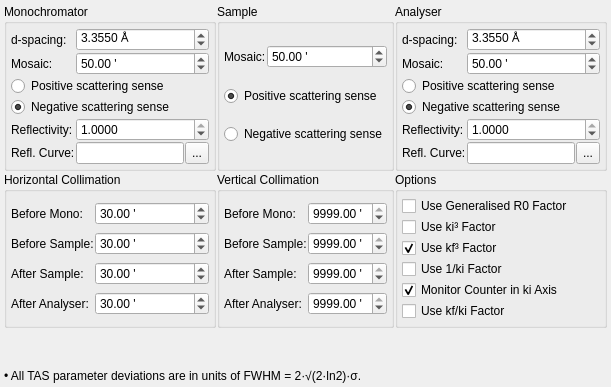
     <widget class="QWidget" name="tabCN">
      <attribute name="title">
       <string>TAS</string>
      </attribute>
      <layout class="QGridLayout" name="gridLayout_2">
       <property name="margin">
        <number>4</number>
       </property>
       <property name="spacing">
        <number>1</number>
       </property>
       <item row="0" column="2">
        <widget class="QGroupBox" name="groupBox_2">
         <property name="sizePolicy">
          <sizepolicy hsizetype="Preferred" vsizetype="Preferred">
           <horstretch>0</horstretch>
           <verstretch>0</verstretch>
          </sizepolicy>
         </property>
         <property name="title">
          <string>Analyser</string>
         </property>
         <layout class="QGridLayout" name="gridLayout_36">
          <property name="margin">
           <number>4</number>
          </property>
          <property name="spacing">
           <number>1</number>
          </property>
          <item row="0" column="0">
           <widget class="QLabel" name="label_32">
            <property name="sizePolicy">
             <sizepolicy hsizetype="Fixed" vsizetype="Preferred">
              <horstretch>0</horstretch>
              <verstretch>0</verstretch>
             </sizepolicy>
            </property>
            <property name="text">
             <string>d-spacing:</string>
            </property>
           </widget>
          </item>
          <item row="1" column="0">
           <widget class="QLabel" name="label_33">
            <property name="sizePolicy">
             <sizepolicy hsizetype="Fixed" vsizetype="Preferred">
              <horstretch>0</horstretch>
              <verstretch>0</verstretch>
             </sizepolicy>
            </property>
            <property name="text">
             <string>Mosaic:</string>
            </property>
           </widget>
          </item>
          <item row="4" column="0">
           <widget class="QLabel" name="label_34">
            <property name="text">
             <string>Reflectivity:</string>
            </property>
           </widget>
          </item>
          <item row="5" column="0">
           <widget class="QLabel" name="label_17">
            <property name="text">
             <string>Refl. Curve:</string>
            </property>
           </widget>
          </item>
          <item row="5" column="1">
           <widget class="QLineEdit" name="editAnaEffic"/>
          </item>
          <item row="5" column="2">
           <widget class="QToolButton" name="btnAnaEffic">
            <property name="sizePolicy">
             <sizepolicy hsizetype="Fixed" vsizetype="Preferred">
              <horstretch>0</horstretch>
              <verstretch>0</verstretch>
             </sizepolicy>
            </property>
            <property name="toolTip">
             <string>Browse for reflectivity files.</string>
            </property>
            <property name="text">
             <string>...</string>
            </property>
           </widget>
          </item>
          <item row="4" column="1" colspan="2">
           <widget class="QDoubleSpinBox" name="spinAnaEffic">
            <property name="decimals">
             <number>4</number>
            </property>
            <property name="maximum">
             <double>1.000000000000000</double>
            </property>
            <property name="singleStep">
             <double>0.010000000000000</double>
            </property>
            <property name="value">
             <double>1.000000000000000</double>
            </property>
           </widget>
          </item>
          <item row="3" column="0" colspan="3">
           <widget class="QRadioButton" name="radioAnaScatterMinus">
            <property name="text">
             <string>Negative scattering sense</string>
            </property>
            <property name="checked">
             <bool>true</bool>
            </property>
           </widget>
          </item>
          <item row="2" column="0" colspan="3">
           <widget class="QRadioButton" name="radioAnaScatterPlus">
            <property name="text">
             <string>Positive scattering sense</string>
            </property>
            <property name="checked">
             <bool>false</bool>
            </property>
           </widget>
          </item>
          <item row="1" column="1" colspan="2">
           <widget class="QDoubleSpinBox" name="spinAnaMosaic">
            <property name="suffix">
             <string> '</string>
            </property>
            <property name="decimals">
             <number>2</number>
            </property>
            <property name="maximum">
             <double>999.000000000000000</double>
            </property>
            <property name="value">
             <double>50.000000000000000</double>
            </property>
           </widget>
          </item>
          <item row="0" column="1" colspan="2">
           <widget class="QDoubleSpinBox" name="spinAnad">
            <property name="suffix">
             <string> Å</string>
            </property>
            <property name="decimals">
             <number>4</number>
            </property>
            <property name="singleStep">
             <double>0.050000000000000</double>
            </property>
            <property name="value">
             <double>3.355000000000000</double>
            </property>
           </widget>
          </item>
         </layout>
        </widget>
       </item>
       <item row="1" column="0">
        <widget class="QGroupBox" name="groupBox_5">
         <property name="sizePolicy">
          <sizepolicy hsizetype="Preferred" vsizetype="Preferred">
           <horstretch>0</horstretch>
           <verstretch>0</verstretch>
          </sizepolicy>
         </property>
         <property name="title">
          <string>Horizontal Collimation</string>
         </property>
         <layout class="QGridLayout" name="gridLayout_39">
          <property name="margin">
           <number>4</number>
          </property>
          <property name="spacing">
           <number>1</number>
          </property>
          <item row="0" column="0">
           <widget class="QLabel" name="label_22">
            <property name="sizePolicy">
             <sizepolicy hsizetype="Fixed" vsizetype="Preferred">
              <horstretch>0</horstretch>
              <verstretch>0</verstretch>
             </sizepolicy>
            </property>
            <property name="text">
             <string>Before Mono:</string>
            </property>
           </widget>
          </item>
          <item row="0" column="1">
           <widget class="QDoubleSpinBox" name="spinHCollMono">
            <property name="suffix">
             <string> '</string>
            </property>
            <property name="maximum">
             <double>9999.000000000000000</double>
            </property>
            <property name="value">
             <double>30.000000000000000</double>
            </property>
           </widget>
          </item>
          <item row="1" column="0">
           <widget class="QLabel" name="label_23">
            <property name="sizePolicy">
             <sizepolicy hsizetype="Fixed" vsizetype="Preferred">
              <horstretch>0</horstretch>
              <verstretch>0</verstretch>
             </sizepolicy>
            </property>
            <property name="text">
             <string>Before Sample:</string>
            </property>
           </widget>
          </item>
          <item row="1" column="1">
           <widget class="QDoubleSpinBox" name="spinHCollBSample">
            <property name="suffix">
             <string> '</string>
            </property>
            <property name="maximum">
             <double>9999.000000000000000</double>
            </property>
            <property name="value">
             <double>30.000000000000000</double>
            </property>
           </widget>
          </item>
          <item row="2" column="0">
           <widget class="QLabel" name="label_24">
            <property name="sizePolicy">
             <sizepolicy hsizetype="Fixed" vsizetype="Preferred">
              <horstretch>0</horstretch>
              <verstretch>0</verstretch>
             </sizepolicy>
            </property>
            <property name="text">
             <string>After Sample:</string>
            </property>
           </widget>
          </item>
          <item row="2" column="1">
           <widget class="QDoubleSpinBox" name="spinHCollASample">
            <property name="suffix">
             <string> '</string>
            </property>
            <property name="maximum">
             <double>9999.000000000000000</double>
            </property>
            <property name="value">
             <double>30.000000000000000</double>
            </property>
           </widget>
          </item>
          <item row="3" column="0">
           <widget class="QLabel" name="label_25">
            <property name="sizePolicy">
             <sizepolicy hsizetype="Fixed" vsizetype="Preferred">
              <horstretch>0</horstretch>
              <verstretch>0</verstretch>
             </sizepolicy>
            </property>
            <property name="text">
             <string>After Analyser:</string>
            </property>
           </widget>
          </item>
          <item row="3" column="1">
           <widget class="QDoubleSpinBox" name="spinHCollAna">
            <property name="suffix">
             <string> '</string>
            </property>
            <property name="maximum">
             <double>9999.000000000000000</double>
            </property>
            <property name="value">
             <double>30.000000000000000</double>
            </property>
           </widget>
          </item>
         </layout>
        </widget>
       </item>
       <item row="0" column="0">
        <widget class="QGroupBox" name="groupBox">
         <property name="sizePolicy">
          <sizepolicy hsizetype="Preferred" vsizetype="Preferred">
           <horstretch>0</horstretch>
           <verstretch>0</verstretch>
          </sizepolicy>
         </property>
         <property name="title">
          <string>Monochromator</string>
         </property>
         <layout class="QGridLayout" name="gridLayout_34">
          <property name="margin">
           <number>4</number>
          </property>
          <property name="spacing">
           <number>1</number>
          </property>
          <item row="0" column="0">
           <widget class="QLabel" name="label_29">
            <property name="sizePolicy">
             <sizepolicy hsizetype="Fixed" vsizetype="Preferred">
              <horstretch>0</horstretch>
              <verstretch>0</verstretch>
             </sizepolicy>
            </property>
            <property name="text">
             <string>d-spacing:</string>
            </property>
           </widget>
          </item>
          <item row="1" column="0">
           <widget class="QLabel" name="label_30">
            <property name="sizePolicy">
             <sizepolicy hsizetype="Fixed" vsizetype="Preferred">
              <horstretch>0</horstretch>
              <verstretch>0</verstretch>
             </sizepolicy>
            </property>
            <property name="text">
             <string>Mosaic:</string>
            </property>
           </widget>
          </item>
          <item row="4" column="0">
           <widget class="QLabel" name="label_31">
            <property name="text">
             <string>Reflectivity:</string>
            </property>
           </widget>
          </item>
          <item row="5" column="0">
           <widget class="QLabel" name="label_16">
            <property name="text">
             <string>Refl. Curve:</string>
            </property>
           </widget>
          </item>
          <item row="5" column="1">
           <widget class="QLineEdit" name="editMonoRefl">
            <property name="sizePolicy">
             <sizepolicy hsizetype="Expanding" vsizetype="Fixed">
              <horstretch>0</horstretch>
              <verstretch>0</verstretch>
             </sizepolicy>
            </property>
           </widget>
          </item>
          <item row="4" column="1" colspan="2">
           <widget class="QDoubleSpinBox" name="spinMonoRefl">
            <property name="decimals">
             <number>4</number>
            </property>
            <property name="maximum">
             <double>1.000000000000000</double>
            </property>
            <property name="singleStep">
             <double>0.010000000000000</double>
            </property>
            <property name="value">
             <double>1.000000000000000</double>
            </property>
           </widget>
          </item>
          <item row="3" column="0" colspan="3">
           <widget class="QRadioButton" name="radioMonoScatterMinus">
            <property name="text">
             <string>Negative scattering sense</string>
            </property>
            <property name="checked">
             <bool>true</bool>
            </property>
           </widget>
          </item>
          <item row="2" column="0" colspan="3">
           <widget class="QRadioButton" name="radioMonoScatterPlus">
            <property name="text">
             <string>Positive scattering sense</string>
            </property>
            <property name="checked">
             <bool>false</bool>
            </property>
           </widget>
          </item>
          <item row="1" column="1" colspan="2">
           <widget class="QDoubleSpinBox" name="spinMonoMosaic">
            <property name="suffix">
             <string> '</string>
            </property>
            <property name="decimals">
             <number>2</number>
            </property>
            <property name="maximum">
             <double>999.000000000000000</double>
            </property>
            <property name="value">
             <double>50.000000000000000</double>
            </property>
           </widget>
          </item>
          <item row="0" column="1" colspan="2">
           <widget class="QDoubleSpinBox" name="spinMonod">
            <property name="suffix">
             <string> Å</string>
            </property>
            <property name="decimals">
             <number>4</number>
            </property>
            <property name="singleStep">
             <double>0.050000000000000</double>
            </property>
            <property name="value">
             <double>3.355000000000000</double>
            </property>
           </widget>
          </item>
          <item row="5" column="2">
           <widget class="QToolButton" name="btnMonoRefl">
            <property name="sizePolicy">
             <sizepolicy hsizetype="Fixed" vsizetype="Preferred">
              <horstretch>0</horstretch>
              <verstretch>0</verstretch>
             </sizepolicy>
            </property>
            <property name="toolTip">
             <string>Browse for reflectivity files.</string>
            </property>
            <property name="text">
             <string>...</string>
            </property>
           </widget>
          </item>
         </layout>
        </widget>
       </item>
       <item row="2" column="0" colspan="3">
        <spacer name="verticalSpacer_3">
         <property name="orientation">
          <enum>Qt::Vertical</enum>
         </property>
         <property name="sizeHint" stdset="0">
          <size>
           <width>20</width>
           <height>40</height>
          </size>
         </property>
        </spacer>
       </item>
       <item row="1" column="2">
        <widget class="QGroupBox" name="groupBox_28">
         <property name="title">
          <string>Options</string>
         </property>
         <layout class="QGridLayout" name="gridLayout_37">
          <property name="margin">
           <number>4</number>
          </property>
          <property name="spacing">
           <number>1</number>
          </property>
          <item row="0" column="0">
           <widget class="QCheckBox" name="checkUseGeneralR0">
            <property name="toolTip">
             <string>Use generalised R0 calculation method. Should normally be left unchecked.</string>
            </property>
            <property name="text">
             <string>Use Generalised R0 Factor</string>
            </property>
            <property name="checked">
             <bool>false</bool>
            </property>
           </widget>
          </item>
          <item row="1" column="0">
           <widget class="QCheckBox" name="checkUseKi3">
            <property name="toolTip">
             <string>Monochromator factor. Not needed if a monitor counter is used in the ki axis.</string>
            </property>
            <property name="text">
             <string>Use ki³ Factor</string>
            </property>
            <property name="checked">
             <bool>false</bool>
            </property>
           </widget>
          </item>
          <item row="2" column="0">
           <widget class="QCheckBox" name="checkUseKf3">
            <property name="toolTip">
             <string>Analyser factor. Not needed for kf=const mode.</string>
            </property>
            <property name="text">
             <string>Use kf³ Factor</string>
            </property>
            <property name="checked">
             <bool>true</bool>
            </property>
           </widget>
          </item>
          <item row="3" column="0">
           <widget class="QCheckBox" name="checkUseKi">
            <property name="toolTip">
             <string>Monitor factor. In kf=const mode, this and the kf/ki factor cancel out, and are not needed.</string>
            </property>
            <property name="text">
             <string>Use 1/ki Factor</string>
            </property>
            <property name="checked">
             <bool>false</bool>
            </property>
           </widget>
          </item>
          <item row="4" column="0">
           <widget class="QCheckBox" name="checkUseMonitor">
            <property name="toolTip">
             <string>Normalise R0 to the incoming resolution volume.</string>
            </property>
            <property name="text">
             <string>Monitor Counter in ki Axis</string>
            </property>
            <property name="checked">
             <bool>true</bool>
            </property>
           </widget>
          </item>
          <item row="5" column="0">
           <widget class="QCheckBox" name="checkUseKfKi">
            <property name="toolTip">
             <string>Factor in conversion from dynamical structure factor S(Q,E) to double-differential scattering cross-section. Not needed if a monitor counter is used in the ki axis.</string>
            </property>
            <property name="text">
             <string>Use kf/ki Factor</string>
            </property>
            <property name="checked">
             <bool>false</bool>
            </property>
           </widget>
          </item>
         </layout>
        </widget>
       </item>
       <item row="1" column="1">
        <widget class="QGroupBox" name="groupBox_6">
         <property name="sizePolicy">
          <sizepolicy hsizetype="Preferred" vsizetype="Preferred">
           <horstretch>0</horstretch>
           <verstretch>0</verstretch>
          </sizepolicy>
         </property>
         <property name="title">
          <string>Vertical Collimation</string>
         </property>
         <layout class="QGridLayout" name="gridLayout_38">
          <property name="margin">
           <number>4</number>
          </property>
          <property name="spacing">
           <number>1</number>
          </property>
          <item row="0" column="0">
           <widget class="QLabel" name="label_35">
            <property name="sizePolicy">
             <sizepolicy hsizetype="Fixed" vsizetype="Preferred">
              <horstretch>0</horstretch>
              <verstretch>0</verstretch>
             </sizepolicy>
            </property>
            <property name="text">
             <string>Before Mono:</string>
            </property>
           </widget>
          </item>
          <item row="0" column="1">
           <widget class="QDoubleSpinBox" name="spinVCollMono">
            <property name="suffix">
             <string> '</string>
            </property>
            <property name="maximum">
             <double>9999.000000000000000</double>
            </property>
            <property name="value">
             <double>9999.000000000000000</double>
            </property>
           </widget>
          </item>
          <item row="1" column="0">
           <widget class="QLabel" name="label_36">
            <property name="sizePolicy">
             <sizepolicy hsizetype="Fixed" vsizetype="Preferred">
              <horstretch>0</horstretch>
              <verstretch>0</verstretch>
             </sizepolicy>
            </property>
            <property name="text">
             <string>Before Sample:</string>
            </property>
           </widget>
          </item>
          <item row="1" column="1">
           <widget class="QDoubleSpinBox" name="spinVCollBSample">
            <property name="suffix">
             <string> '</string>
            </property>
            <property name="maximum">
             <double>9999.000000000000000</double>
            </property>
            <property name="value">
             <double>9999.000000000000000</double>
            </property>
           </widget>
          </item>
          <item row="2" column="0">
           <widget class="QLabel" name="label_37">
            <property name="sizePolicy">
             <sizepolicy hsizetype="Fixed" vsizetype="Preferred">
              <horstretch>0</horstretch>
              <verstretch>0</verstretch>
             </sizepolicy>
            </property>
            <property name="text">
             <string>After Sample:</string>
            </property>
           </widget>
          </item>
          <item row="2" column="1">
           <widget class="QDoubleSpinBox" name="spinVCollASample">
            <property name="suffix">
             <string> '</string>
            </property>
            <property name="maximum">
             <double>9999.000000000000000</double>
            </property>
            <property name="value">
             <double>9999.000000000000000</double>
            </property>
           </widget>
          </item>
          <item row="3" column="0">
           <widget class="QLabel" name="label_38">
            <property name="sizePolicy">
             <sizepolicy hsizetype="Fixed" vsizetype="Preferred">
              <horstretch>0</horstretch>
              <verstretch>0</verstretch>
             </sizepolicy>
            </property>
            <property name="text">
             <string>After Analyser:</string>
            </property>
           </widget>
          </item>
          <item row="3" column="1">
           <widget class="QDoubleSpinBox" name="spinVCollAna">
            <property name="suffix">
             <string> '</string>
            </property>
            <property name="maximum">
             <double>9999.000000000000000</double>
            </property>
            <property name="value">
             <double>9999.000000000000000</double>
            </property>
           </widget>
          </item>
         </layout>
        </widget>
       </item>
       <item row="0" column="1">
        <widget class="QGroupBox" name="groupBox_3">
         <property name="sizePolicy">
          <sizepolicy hsizetype="Preferred" vsizetype="Preferred">
           <horstretch>0</horstretch>
           <verstretch>0</verstretch>
          </sizepolicy>
         </property>
         <property name="title">
          <string>Sample</string>
         </property>
         <layout class="QGridLayout" name="gridLayout_35">
          <property name="margin">
           <number>4</number>
          </property>
          <property name="spacing">
           <number>1</number>
          </property>
          <item row="0" column="0">
           <widget class="QLabel" name="label_28">
            <property name="sizePolicy">
             <sizepolicy hsizetype="Fixed" vsizetype="Preferred">
              <horstretch>0</horstretch>
              <verstretch>0</verstretch>
             </sizepolicy>
            </property>
            <property name="text">
             <string>Mosaic:</string>
            </property>
           </widget>
          </item>
          <item row="0" column="1">
           <widget class="QDoubleSpinBox" name="spinSampleMosaic">
            <property name="suffix">
             <string> '</string>
            </property>
            <property name="decimals">
             <number>2</number>
            </property>
            <property name="maximum">
             <double>999.000000000000000</double>
            </property>
            <property name="value">
             <double>50.000000000000000</double>
            </property>
           </widget>
          </item>
          <item row="1" column="0" colspan="2">
           <widget class="QRadioButton" name="radioSampleScatterPlus">
            <property name="text">
             <string>Positive scattering sense</string>
            </property>
            <property name="checked">
             <bool>true</bool>
            </property>
           </widget>
          </item>
          <item row="2" column="0" colspan="2">
           <widget class="QRadioButton" name="radioSampleScatterMinus">
            <property name="text">
             <string>Negative scattering sense</string>
            </property>
           </widget>
          </item>
         </layout>
        </widget>
       </item>
       <item row="3" column="0" colspan="3">
        <widget class="QLabel" name="label_14">
         <property name="text">
          <string>• All TAS parameter deviations are in units of FWHM = 2·√(2·ln2)·σ.</string>
         </property>
        </widget>
       </item>
      </layout>
     </widget>
